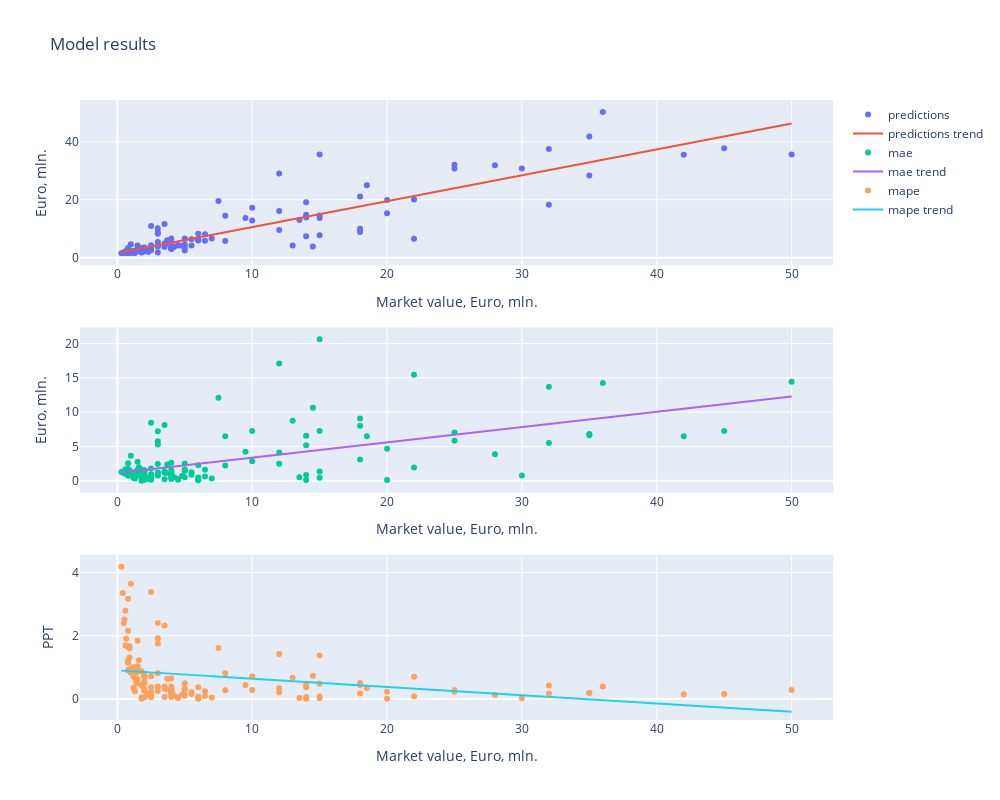

The notebook cell this image was saved under:
### Code cell
pipeline('DEF', features=None)

### Figure 1 — Plotly figure (JSON) as saved in the notebook; plotly's stock layout.template omitted (floating-point values rounded to 4 significant figures; data arrays with more than 128 entries replaced by an {"elided": "..."} marker saying what was removed)
{"data": [{"mode": "markers", "name": "predictions", "type": "scatter", "x": {"elided": "141 float values"}, "xaxis": "x", "y": {"elided": "141 float values"}, "yaxis": "y"}, {"mode": "lines", "name": "predictions trend", "type": "scatter", "x": {"elided": "141 float values"}, "xaxis": "x", "y": {"elided": "141 float values"}, "yaxis": "y"}, {"mode": "markers", "name": "mae", "type": "scatter", "x": {"elided": "141 float values"}, "xaxis": "x2", "y": {"elided": "141 float values"}, "yaxis": "y2"}, {"mode": "lines", "name": "mae trend", "type": "scatter", "x": {"elided": "141 float values"}, "xaxis": "x2", "y": {"elided": "141 float values"}, "yaxis": "y2"}, {"mode": "markers", "name": "mape", "type": "scatter", "x": {"elided": "141 float values"}, "xaxis": "x3", "y": {"elided": "141 float values"}, "yaxis": "y3"}, {"mode": "lines", "name": "mape trend", "type": "scatter", "x": {"elided": "141 float values"}, "xaxis": "x3", "y": {"elided": "141 float values"}, "yaxis": "y3"}], "layout": {"height": 800, "title": {"text": "Model results"}, "width": 1000, "xaxis": {"anchor": "y", "domain": [0, 1], "title": {"text": "Market value, Euro, mln."}}, "xaxis2": {"anchor": "y2", "domain": [0, 1], "title": {"text": "Market value, Euro, mln."}}, "xaxis3": {"anchor": "y3", "domain": [0, 1], "title": {"text": "Market value, Euro, mln."}}, "yaxis": {"anchor": "x", "domain": [0.7333, 1], "title": {"text": "Euro, mln."}}, "yaxis2": {"anchor": "x2", "domain": [0.3667, 0.6333], "title": {"text": "Euro, mln."}}, "yaxis3": {"anchor": "x3", "domain": [0, 0.2667], "title": {"text": "PPT"}}}}
